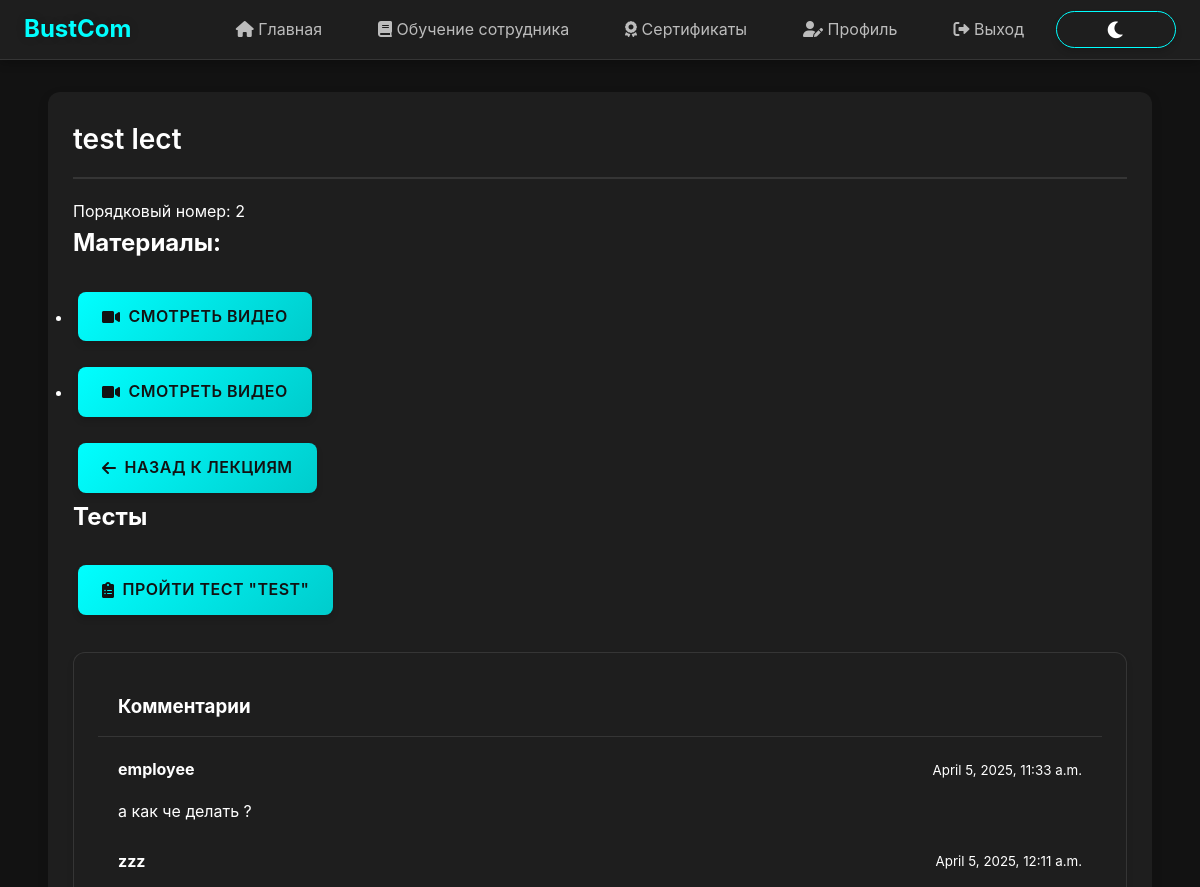
The app's page /lecture/1/ (signed in, upper part), older data.
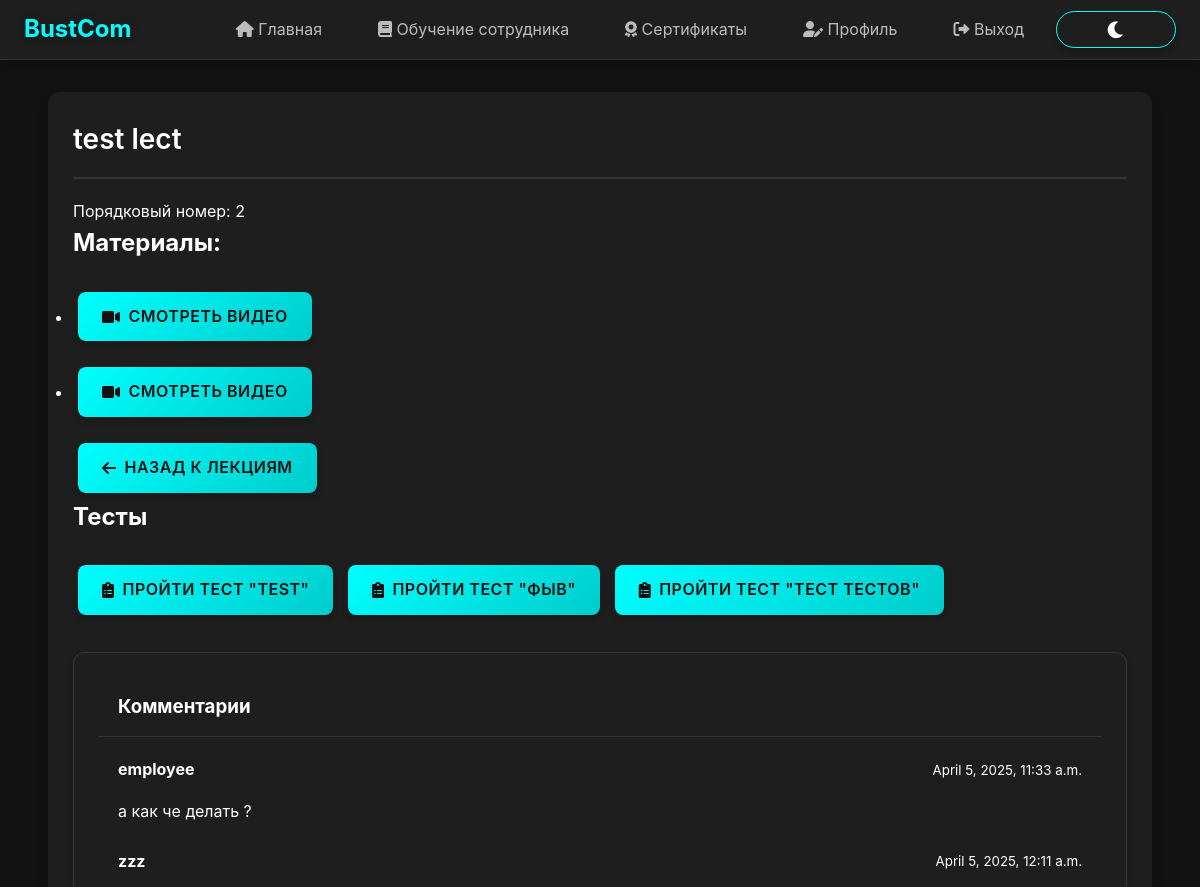
The same page, newer data.
### bustComProj/models.py (models this page shows, shortened)
class LectureResource(models.Model):
    lecture = models.ForeignKey(Lecture, on_delete=models.CASCADE)
    resource_type = models.CharField(max_length=10, choices=[('file', 'Файл'), ('video', 'Видео')])
    resource_path = models.CharField(max_length=255)

class Test(models.Model):
    lecture = models.ForeignKey(Lecture, on_delete=models.CASCADE)
    name = models.CharField(max_length=100)
    difficulty_choices = [('низкая', 'Низкая'), ('средняя', 'Средняя'), ('высокая', 'Высокая')]
    difficulty = models.CharField(max_length=10, choices=difficulty_choices)
    attempts = models.IntegerField(default=3)
    class Meta:
        verbose_name = 'Тест'
        verbose_name_plural = 'Тесты'

class Comment(models.Model):
    user = models.ForeignKey(settings.AUTH_USER_MODEL, on_delete=models.CASCADE)
    lecture = models.ForeignKey(Lecture, on_delete=models.CASCADE, related_name='comments')
    text = models.TextField()
    created_at = models.DateTimeField(auto_now_add=True)
    class Meta:
        verbose_name = 'Комментарий'
        verbose_name_plural = 'Комментарии'

class User(AbstractUser):
    ROLE_CHOICES = [
        ('admin', 'Администратор'),
        ('hr', 'HR-менеджер'),
        ('teacher', 'Преподаватель'),
        ('training_manager', 'Менеджер по обучению'),
        ('employee', 'Сотрудник')
    ]
    email = models.EmailField(unique=True)
    role = models.CharField(max_length=20, choices=ROLE_CHOICES, default='employee')
    is_blocked = models.BooleanField(default=False, verbose_name='Заблокирован')
    objects = UserManager()
    groups = models.ManyToManyField(
        'auth.Group',
        related_name="bustcomproj_user_groups",
        blank=True
    )
    user_permissions = models.ManyToManyField(
        'auth.Permission',
        related_name="bustcomproj_user_permissions",
        blank=True
    )
    class Meta:
        verbose_name = 'Пользователь'
        verbose_name_plural = 'Пользователи'

### bustComProj/views.py (the view)
# urls.py: path('lecture/<int:lecture_id>/', lecture_detail, name='lecture_detail'),
@login_required
def lecture_detail(request, lecture_id):
    lecture = get_object_or_404(Lecture, id=lecture_id)
    resources = LectureResource.objects.filter(lecture=lecture)
    comments = Comment.objects.filter(lecture=lecture).order_by('-created_at')
    if request.method == "POST":
        form = CommentForm(request.POST)
        if form.is_valid():
            comment = form.save(commit=False)
            comment.user = request.user
            comment.lecture = lecture
            comment.save()
            return redirect('lecture_detail', lecture_id=lecture.id)
    else:
        form = CommentForm()
    return render(request, 'bustComProj/lecture_detail.html', {
        'lecture': lecture, 'resources': resources, 'comments': comments, 'form': form
    })

### bustComProj/templates/bustComProj/lecture_detail.html (shortened to what this page needs)
{% extends 'bustComProj/base.html' %}
{% block content %}
<div class="container fade-in">
    <div class="section">
        <h1 class="section-title">{{ lecture.title }}</h1>
        <p>Порядковый номер: {{ lecture.order_num }}</p>
        {% if resources %}
            <h2 class="mb-3">Материалы:</h2>
            <ul class="list-unstyled">
                {% for resource in resources %}
                    {% if resource.resource_type == "file" %}
                        <li class="mb-2">
                            <a href="{{ resource.resource_path }}" download class="btn btn-outline-primary">
                                <i class="fas fa-file-download me-2"></i> Скачать файл
                            </a>
                        </li>
                    {% elif resource.resource_type == "video" %}
                        <li class="mb-2">
                            <a href="{{ resource.resource_path }}" target="_blank" class="btn btn-outline-success">
                                <i class="fas fa-video me-2"></i> Смотреть видео
                            </a>
                        </li>
                    {% endif %}
                {% endfor %}
            </ul>
        {% else %}
            <p>Материалов нет.</p>
        {% endif %}
        <a href="{% url 'course_lectures' lecture.course.id %}" class="btn btn-secondary mb-4">
            <i class="fas fa-arrow-left me-2"></i> Назад к лекциям
        </a>
        {% if lecture.test_set.exists %}
            <h2 class="mb-3">Тесты</h2>
            <div class="mb-4">
                {% for test in lecture.test_set.all %}
                    <a href="{% url 'lecture_test' lecture.id test.id %}" class="btn btn-primary mb-2">
                        <i class="fas fa-clipboard-list me-2"></i> Пройти тест "{{ test.name }}"
                    </a>
                {% endfor %}
            </div>
        {% endif %}
        <div class="card mb-4">
            <div class="card-header bg-light">
                <h3 class="mb-0">Комментарии</h3>
            </div>
            <div class="card-body">
                {% if comments %}
                    <div class="comment-list mb-3">
                        {% for comment in comments %}
                            <div class="comment-item mb-3 p-3 border-bottom">
                                <div class="d-flex justify-content-between align-items-center mb-2">
                                    <strong>{{ comment.user.username }}</strong>
                                    <small class="text-muted">{{ comment.created_at }}</small>
                                </div>
                                <p class="mb-0">{{ comment.text }}</p>
                            </div>
                        {% endfor %}
                    </div>
                {% else %}
                    <p class="text-muted mb-3">Комментариев пока нет.</p>
                {% endif %}
            </div>
        </div>
    </div>
</div>
{% endblock %}

Row changes from the older to the newer data that the page shows:
added Test: name "ФЫВ"
added Test: name "ТЕСТ ТЕСТОВ"
